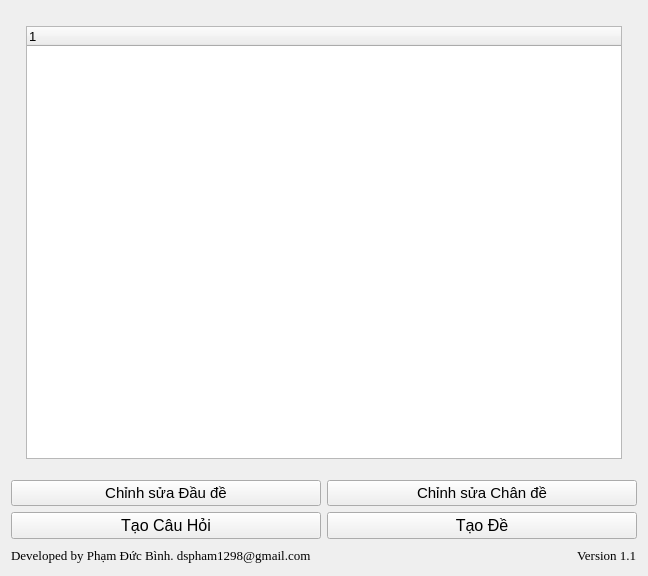
<?xml version="1.0" encoding="UTF-8"?>
<ui version="4.0">
 <class>MainWindow</class>
 <widget class="QMainWindow" name="MainWindow">
  <property name="geometry">
   <rect>
    <x>0</x>
    <y>0</y>
    <width>648</width>
    <height>576</height>
   </rect>
  </property>
  <property name="font">
   <font>
    <family>Arial</family>
    <pointsize>12</pointsize>
   </font>
  </property>
  <property name="windowTitle">
   <string>Phần mềm trộn đề trắc nghiệm và quản lý dữ liệu 1.0 - Phạm Đức Bình</string>
  </property>
  <property name="styleSheet">
   <string notr="true"/>
  </property>
  <widget class="QWidget" name="centralWidget">
   <layout class="QVBoxLayout" name="verticalLayout">
    <item>
     <spacer name="verticalSpacer_2">
      <property name="orientation">
       <enum>Qt::Vertical</enum>
      </property>
      <property name="sizeType">
       <enum>QSizePolicy::Fixed</enum>
      </property>
      <property name="sizeHint" stdset="0">
       <size>
        <width>15</width>
        <height>15</height>
       </size>
      </property>
     </spacer>
    </item>
    <item>
     <layout class="QHBoxLayout" name="horizontalLayout_2">
      <item>
       <spacer name="horizontalSpacer_2">
        <property name="orientation">
         <enum>Qt::Horizontal</enum>
        </property>
        <property name="sizeType">
         <enum>QSizePolicy::Fixed</enum>
        </property>
        <property name="sizeHint" stdset="0">
         <size>
          <width>15</width>
          <height>15</height>
         </size>
        </property>
       </spacer>
      </item>
      <item>
       <widget class="QTreeWidget" name="treeWidget">
        <property name="font">
         <font>
          <family>Arial</family>
          <pointsize>10</pointsize>
         </font>
        </property>
        <property name="styleSheet">
         <string notr="true"/>
        </property>
        <column>
         <property name="text">
          <string notr="true">1</string>
         </property>
        </column>
       </widget>
      </item>
      <item>
       <spacer name="horizontalSpacer">
        <property name="orientation">
         <enum>Qt::Horizontal</enum>
        </property>
        <property name="sizeType">
         <enum>QSizePolicy::Fixed</enum>
        </property>
        <property name="sizeHint" stdset="0">
         <size>
          <width>15</width>
          <height>15</height>
         </size>
        </property>
       </spacer>
      </item>
     </layout>
    </item>
    <item>
     <spacer name="verticalSpacer">
      <property name="orientation">
       <enum>Qt::Vertical</enum>
      </property>
      <property name="sizeType">
       <enum>QSizePolicy::Fixed</enum>
      </property>
      <property name="sizeHint" stdset="0">
       <size>
        <width>15</width>
        <height>15</height>
       </size>
      </property>
     </spacer>
    </item>
    <item>
     <layout class="QHBoxLayout" name="horizontalLayout_3">
      <item>
       <widget class="QPushButton" name="pushButton_EditHeader">
        <property name="font">
         <font>
          <pointsize>11</pointsize>
         </font>
        </property>
        <property name="text">
         <string>Chỉnh sửa Đầu đề</string>
        </property>
       </widget>
      </item>
      <item>
       <widget class="QPushButton" name="pushButton_EditFooter">
        <property name="font">
         <font>
          <pointsize>11</pointsize>
         </font>
        </property>
        <property name="text">
         <string>Chỉnh sửa Chân đề</string>
        </property>
       </widget>
      </item>
     </layout>
    </item>
    <item>
     <layout class="QHBoxLayout" name="horizontalLayout">
      <item>
       <widget class="QPushButton" name="pushButton_CreateQuestion">
        <property name="font">
         <font>
          <family>Arial</family>
          <pointsize>12</pointsize>
         </font>
        </property>
        <property name="text">
         <string>Tạo Câu Hỏi</string>
        </property>
       </widget>
      </item>
      <item>
       <widget class="QPushButton" name="pushButton_CreateTest">
        <property name="font">
         <font>
          <family>Arial</family>
          <pointsize>12</pointsize>
         </font>
        </property>
        <property name="text">
         <string>Tạo Đề</string>
        </property>
       </widget>
      </item>
     </layout>
    </item>
    <item>
     <layout class="QHBoxLayout" name="horizontalLayout_4">
      <item>
       <widget class="QLabel" name="NameTag">
        <property name="font">
         <font>
          <family>Times New Roman</family>
          <pointsize>10</pointsize>
         </font>
        </property>
        <property name="text">
         <string>Developed by Phạm Đức Bình. dspham1298@gmail.com</string>
        </property>
       </widget>
      </item>
      <item>
       <spacer name="horizontalSpacer_3">
        <property name="orientation">
         <enum>Qt::Horizontal</enum>
        </property>
        <property name="sizeHint" stdset="0">
         <size>
          <width>40</width>
          <height>20</height>
         </size>
        </property>
       </spacer>
      </item>
      <item>
       <widget class="QLabel" name="VersionTag">
        <property name="font">
         <font>
          <family>Times New Roman</family>
          <pointsize>10</pointsize>
         </font>
        </property>
        <property name="text">
         <string>Version 1.1</string>
        </property>
       </widget>
      </item>
     </layout>
    </item>
   </layout>
  </widget>
 </widget>
 <layoutdefault spacing="6" margin="11"/>
 <resources/>
 <connections/>
</ui>
